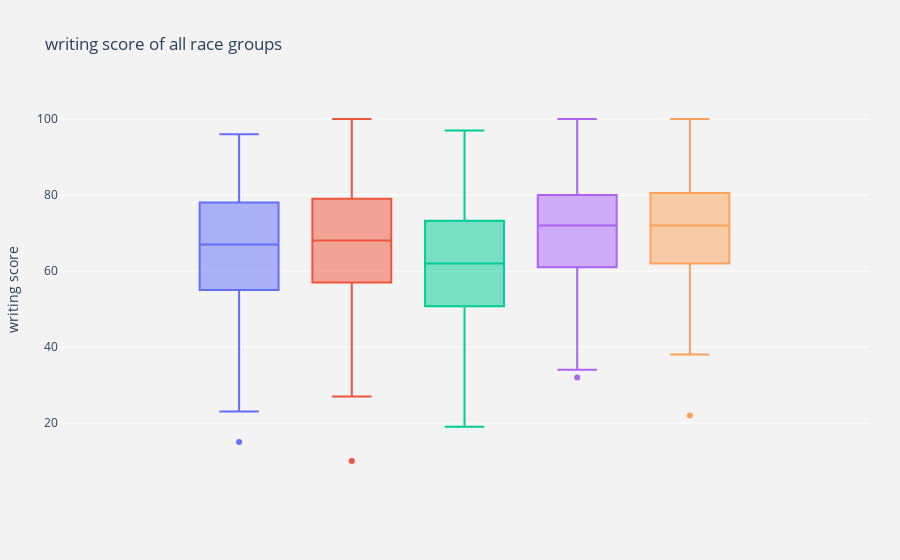

The code cell stored with this chart in its notebook:
### Markdown cell above
regarding the reading scores, the group E is the highest one, followed by (D, C) with the same mean then, B, and lastly A

### Code cell
fig =px.box(df, y='writing score',color="race/ethnicity",
        
        title="writing score of all race groups",)
fig.update_layout(
    
    yaxis=dict(
        autorange=True,
        showgrid=True,
        zeroline=True,

        gridcolor='rgb(255, 255, 255)',
        gridwidth=1,
        zerolinecolor='rgb(255, 255, 255)',
        zerolinewidth=2,
    ),
    margin=dict(
        l=40,
        r=30,
        b=80,
        t=100,
    ),
    paper_bgcolor='rgb(243, 243, 243)',
    plot_bgcolor='rgb(243, 243, 243)',
    showlegend=False
)

### Figure 1 — Plotly figure (JSON) as saved in the notebook; plotly's stock layout.template omitted (floating-point values rounded to 4 significant figures; data arrays with more than 128 entries replaced by an {"elided": "..."} marker saying what was removed)
{"data": [{"alignmentgroup": "True", "hovertemplate": "race/ethnicity=group B<br>writing score=%{y}<extra></extra>", "legendgroup": "group B", "marker": {"color": "#636efa"}, "name": "group B", "notched": false, "offsetgroup": "group B", "orientation": "v", "showlegend": true, "type": "box", "x0": " ", "xaxis": "x", "y": {"elided": "190 int values"}, "y0": " ", "yaxis": "y"}, {"alignmentgroup": "True", "hovertemplate": "race/ethnicity=group C<br>writing score=%{y}<extra></extra>", "legendgroup": "group C", "marker": {"color": "#EF553B"}, "name": "group C", "notched": false, "offsetgroup": "group C", "orientation": "v", "showlegend": true, "type": "box", "x0": " ", "xaxis": "x", "y": {"elided": "319 int values"}, "y0": " ", "yaxis": "y"}, {"alignmentgroup": "True", "hovertemplate": "race/ethnicity=group A<br>writing score=%{y}<extra></extra>", "legendgroup": "group A", "marker": {"color": "#00cc96"}, "name": "group A", "notched": false, "offsetgroup": "group A", "orientation": "v", "showlegend": true, "type": "box", "x0": " ", "xaxis": "x", "y": [44, 70, 58, 72, 62, 34, 55, 48, 81, 54, 67, 47, 51, 47, 69, 68, 74, 64, 49, 43, 81, 69, 19, 61, 60, 58, 77, 62, 43, 41, 43, 55, 80, 53, 50, 69, 73, 62, 65, 85, 46, 82, 76, 66, 43, 86, 97, 92, 53, 52, 73, 65, 50, 48, 93, 86, 64, 76, 74, 44, 70, 87, 65, 43, 56, 57, 82, 74, 36, 49, 64, 92, 57, 58, 79, 63, 73, 41, 82, 53, 61, 64, 64, 60, 67, 91, 54, 45, 62], "y0": " ", "yaxis": "y"}, {"alignmentgroup": "True", "hovertemplate": "race/ethnicity=group D<br>writing score=%{y}<extra></extra>", "legendgroup": "group D", "marker": {"color": "#ab63fa"}, "name": "group D", "notched": false, "offsetgroup": "group D", "orientation": "v", "showlegend": true, "type": "box", "x0": " ", "xaxis": "x", "y": {"elided": "262 int values"}, "y0": " ", "yaxis": "y"}, {"alignmentgroup": "True", "hovertemplate": "race/ethnicity=group E<br>writing score=%{y}<extra></extra>", "legendgroup": "group E", "marker": {"color": "#FFA15A"}, "name": "group E", "notched": false, "offsetgroup": "group E", "orientation": "v", "showlegend": true, "type": "box", "x0": " ", "xaxis": "x", "y": {"elided": "140 int values"}, "y0": " ", "yaxis": "y"}], "layout": {"boxmode": "group", "legend": {"title": {"text": "race/ethnicity"}, "tracegroupgap": 0}, "margin": {"b": 80, "l": 40, "r": 30, "t": 100}, "paper_bgcolor": "rgb(243, 243, 243)", "plot_bgcolor": "rgb(243, 243, 243)", "showlegend": false, "title": {"text": "writing score of all race groups"}, "xaxis": {"anchor": "y", "domain": [0, 1]}, "yaxis": {"anchor": "x", "autorange": true, "domain": [0, 1], "gridcolor": "rgb(255, 255, 255)", "gridwidth": 1, "showgrid": true, "title": {"text": "writing score"}, "zeroline": true, "zerolinecolor": "rgb(255, 255, 255)", "zerolinewidth": 2}}}
